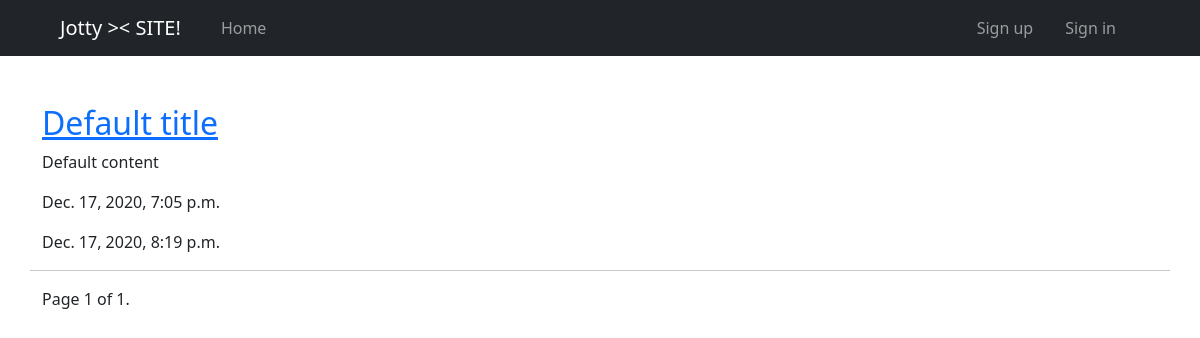
The page /all/ on the database as committed earlier.
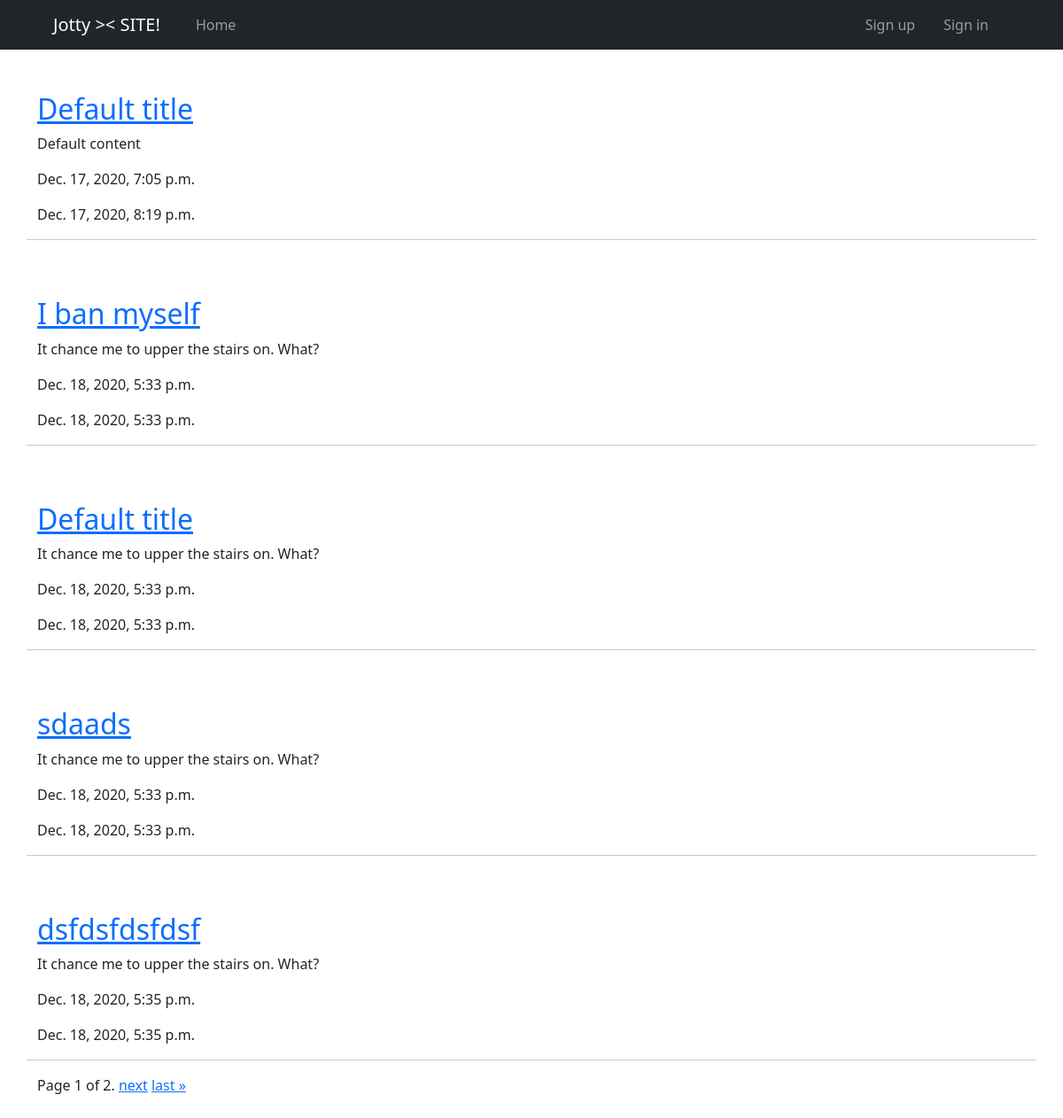
The same page on the database as committed later.
### blog/models.py (models this page shows, shortened)
class Post(models.Model):
    title = models.CharField(
        max_length=255, default="Default title"
    )
    content = models.TextField(default="Default content")
    created_at = models.DateTimeField(auto_now_add=True)
    updated_at = models.DateTimeField(auto_now=True)
    views = models.IntegerField(default=0)
    is_published = models.BooleanField(default=False)
    author = models.ForeignKey(
        User,
        on_delete=models.SET_NULL,
        unique=False,
        null=True,
        default=None
    )
    class Meta:
        verbose_name = "Пост"
        verbose_name_plural = "Посты"
    def get_absolute_url(self):
        return f"/{self.id}"

### blog/views.py (the view)
# urls.py: path('all/', ListPost.as_view(), name="list"),
class ListPost(ListView):
    paginate_by = 5
    template_name = "blog/list.html"
    model = Post
    def get_queryset(self):
        return super(ListPost, self).get_queryset().filter(is_published=True)

### templates/blog/list.html (shortened to what this page needs)
{% extends 'base.html' %}
{% block content %}
    <div class="container">
        {% for post in object_list %}
        <div class="row mt-5">
            <h2><a href="{{ post.get_absolute_url }}">{{ post.title }}</a></h2>
            <p>{{ post.content }}</p>
            <p>{{ post.created_at }}</p>
            <p>{{ post.updated_at }}</p>
            <hr>
        </div>
        {% endfor %}
        <div class="pagination" style="margin-bottom:25px">
            <span class="step-links">
                <span class="current">
                    Page {{ page_obj.number }} of {{ page_obj.paginator.num_pages }}.
                </span>
                {% if page_obj.has_next %}
                    <a href="?page={{ page_obj.next_page_number }}">next</a>
                    <a href="?page={{ page_obj.paginator.num_pages }}">last &raquo;</a>
                {% endif %}
            </span>
        </div>
    </div>
{% endblock %}

Rows that differ between the two databases and show on the page:
added Post: title "I ban myself", content "It chance me to upper the stairs on. What?", created_at "Dec. 18, 2020, 5:33 p.m.", updated_at "Dec. 18, 2020, 5:33 p.m."
added Post: title "Default title", content "It chance me to upper the stairs on. What?", created_at "Dec. 18, 2020, 5:33 p.m.", updated_at "Dec. 18, 2020, 5:33 p.m."
added Post: title "sdaads", content "It chance me to upper the stairs on. What?", created_at "Dec. 18, 2020, 5:33 p.m.", updated_at "Dec. 18, 2020, 5:33 p.m."
added Post: title "dsfdsfdsfdsf", content "It chance me to upper the stairs on. What?", created_at "Dec. 18, 2020, 5:35 p.m.", updated_at "Dec. 18, 2020, 5:35 p.m."
Other text that changed with them:
{{ page_obj.paginator.num_pages }}: "1" → "2"
text now shown: "next last »"
